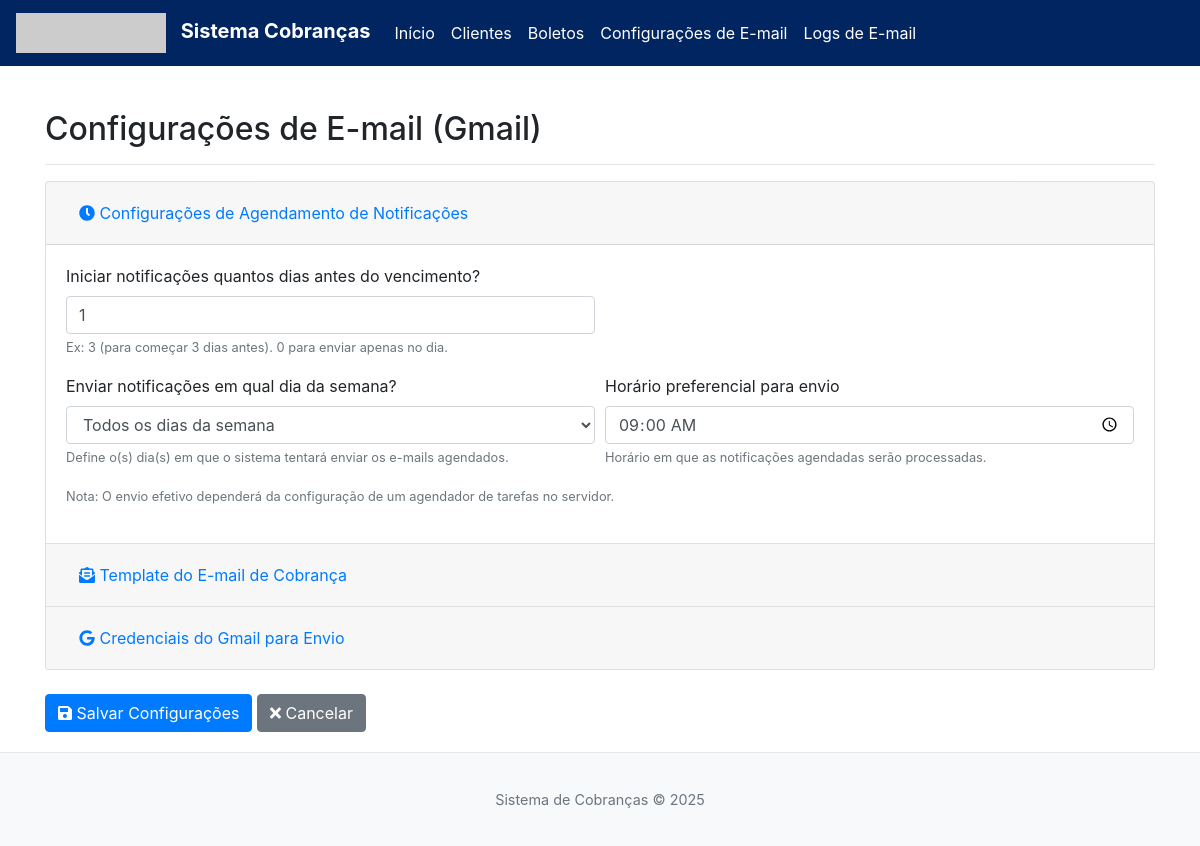
The page /configuracoes/email on the database its author committed.
### database.py (models this page shows, shortened)
class ConfiguracaoEmail(db.Model):
    __tablename__ = 'configuracao_email'
    id = db.Column(db.Integer, primary_key=True)
    email_remetente = db.Column(db.String(120), nullable=True) # Pode ser nulo se não configurado
    senha_remetente = db.Column(db.String(120), nullable=True) # Pode ser nulo se não configurado
    nome_remetente = db.Column(db.String(150), nullable=True, default="Sistema de Cobranças")
    mail_server = db.Column(db.String(120), default='smtp.gmail.com')
    mail_port = db.Column(db.Integer, default=587)
    mail_use_tls = db.Column(db.Boolean, default=True)
    mail_use_ssl = db.Column(db.Boolean, default=False)
    texto_padrao_email = db.Column(db.Text, nullable=True,
                                   default="<p>Olá {nome_do_contato_principal},</p><p>Segue o boleto referente a <strong>{descricao_boleto}</strong> no valor de <strong>R$ {valor_boleto}</strong>, com vencimento em <em>{data_vencimento}</em>.</p><p>Qualquer dúvida, estamos à disposição.</p><p>Atenciosamente,<br>{nome_remetente_empresa}</p>")
    dia_semana_envio = db.Column(db.String(20), nullable=True, default='segunda')
    horario_envio = db.Column(db.Time, nullable=True)
    dias_antecedencia_vencimento = db.Column(db.Integer, nullable=True, default=3)

### app.py (the view, shortened to what this page needs)
@main_bp.route('/configuracoes/email', methods=['GET', 'POST'])
def configuracoes_email():
    config = ConfiguracaoEmail.query.first()
    form_data_display = {}
    senha_configurada_anteriormente = bool(config and config.senha_remetente)
    if config:
        form_data_display = {
            'email_remetente_gmail': config.email_remetente,
            'nome_remetente': config.nome_remetente,
            'texto_padrao_email': config.texto_padrao_email,
            'dias_antecedencia_vencimento': config.dias_antecedencia_vencimento,
            'dia_semana_envio': config.dia_semana_envio,
            'horario_envio': config.horario_envio.strftime('%H:%M') if config.horario_envio else '09:00',
            'senha_configurada': senha_configurada_anteriormente
        }
    return render_template('configuracoes.html', config=config, form_data=form_data_display)

### database.py (called while the page is built)
@event.listens_for(Engine, "connect")
def _set_sqlite_pragma(dbapi_connection, connection_record):
    if isinstance(dbapi_connection, SQLite3Connection):
        cursor = dbapi_connection.cursor()
        cursor.execute("PRAGMA foreign_keys=ON;")
        cursor.close()

### templates/configuracoes.html (shortened to what this page needs)
{% extends "base.html" %}
{% block head_extra %}
<link rel="stylesheet" href="https://cdnjs.cloudflare.com/ajax/libs/font-awesome/5.15.3/css/all.min.css">
<link rel="stylesheet" href="https://stackpath.bootstrapcdn.com/bootstrap/4.5.2/css/bootstrap.min.css">
<link href="https://cdn.jsdelivr.net/npm/summernote@0.8.18/dist/summernote-bs4.min.css" rel="stylesheet">
{% endblock %}
{% block content %}
<h2>Configurações de E-mail (Gmail)</h2>
<hr>
<form method="POST" action="{{ url_for('main.configuracoes_email') }}" id="configForm">
    <div class="accordion" id="accordionConfiguracoes">
        <div class="card">
            <div class="card-header" id="headingAgendamento" data-toggle="collapse" data-target="#collapseAgendamento" aria-expanded="true" aria-controls="collapseAgendamento">
                <h5 class="mb-0">
                    <button class="btn btn-link" type="button">
                        <i class="fas fa-clock"></i> Configurações de Agendamento de Notificações
                    </button>
                </h5>
            </div>
            <div id="collapseAgendamento" class="collapse show" aria-labelledby="headingAgendamento" data-parent="#accordionConfiguracoes">
                <div class="card-body">
                    <div class="form-row">
                        <div class="form-group col-md-6">
                            <label for="dias_antecedencia_vencimento">Iniciar notificações quantos dias antes do vencimento?</label>
                            <input type="number" class="form-control" id="dias_antecedencia_vencimento" name="dias_antecedencia_vencimento" value="{{ form_data.get('dias_antecedencia_vencimento', config.dias_antecedencia_vencimento if config and config.dias_antecedencia_vencimento is not none else 3) }}" min="0">
                            <small class="form-text text-muted">Ex: 3 (para começar 3 dias antes). 0 para enviar apenas no dia.</small>
                        </div>
                    </div>
                    <div class="form-row">
                        <div class="form-group col-md-6">
                            <label for="dia_semana_envio">Enviar notificações em qual dia da semana?</label>
                            <select class="form-control" id="dia_semana_envio" name="dia_semana_envio">
                                {% set dia_selecionado = form_data.get('dia_semana_envio', config.dia_semana_envio if config and config.dia_semana_envio else 'segunda') %}
                                <option value="todos" {% if dia_selecionado == 'todos' %}selected{% endif %}>Todos os dias da semana</option>
                            </select>
                            <small class="form-text text-muted">Define o(s) dia(s) em que o sistema tentará enviar os e-mails agendados.</small>
                        </div>
                        <div class="form-group col-md-6">
                            <label for="horario_envio">Horário preferencial para envio</label>
                            {% set horario_valor = form_data.get('horario_envio', '') %}
                            {% if not horario_valor and config and config.horario_envio %}
                                {% set horario_valor = config.horario_envio.strftime('%H:%M') if config.horario_envio else '09:00' %}
                            {% elif not horario_valor %}
                                {% set horario_valor = '09:00' %}
                            {% endif %}
                            <input type="time" class="form-control" id="horario_envio" name="horario_envio" value="{{ horario_valor }}">
                            <small class="form-text text-muted">Horário em que as notificações agendadas serão processadas.</small>
                        </div>
                    </div>
                    <p class="text-muted"><small>Nota: O envio efetivo dependerá da configuração de um agendador de tarefas no servidor.</small></p>
                </div>
            </div>
        </div>
        <div class="card">
            <div class="card-header collapsed" id="headingTemplate" data-toggle="collapse" data-target="#collapseTemplate" aria-expanded="false" aria-controls="collapseTemplate">
                <h5 class="mb-0">
                    <button class="btn btn-link" type="button">
                        <i class="fas fa-envelope-open-text"></i> Template do E-mail de Cobrança
                    </button>
                </h5>
            </div>
        </div>
        <div class="card">
            <div class="card-header collapsed" id="headingSmtp" data-toggle="collapse" data-target="#collapseSmtp" aria-expanded="false" aria-controls="collapseSmtp">
                <h5 class="mb-0">
                    <button class="btn btn-link" type="button">
                        <i class="fab fa-google"></i> Credenciais do Gmail para Envio
                    </button>
                </h5>
            </div>
        </div>
    </div>
    <div class="mt-4">
        <button type="submit" class="btn btn-primary" id="btnSalvarConfig"><i class="fas fa-save"></i> Salvar Configurações</button>
        <a href="{{ url_for('main.index') }}" class="btn btn-secondary"><i class="fas fa-times"></i> Cancelar</a>
    </div>
</form>
{% endblock %}

### static/style.css (style rules this page uses)
body { display: flex; flex-direction: column; min-height: 100vh; font-family: 'Arial', sans-serif; }
.card-header h5 { margin-bottom: 0; }

### templates/configuracoes.html (style rules this page uses)
.card .card-header { cursor: pointer; }

### rows shown on the page
ConfiguracaoEmail: dias_antecedencia_vencimento "1", dia_semana_envio "Todos os dias da semana"
